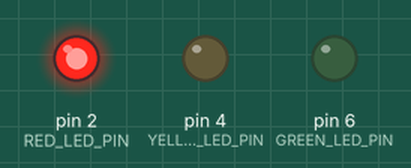
The sketch below on a simulated Arduino Uno, built with avr-gcc and run on an emulated ATmega328P. On the bench: output pins drawn as LEDs (lit = HIGH).

Above: at 1.5 s.
At 6.0 s:
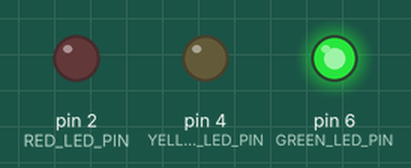
At 8.2 s:
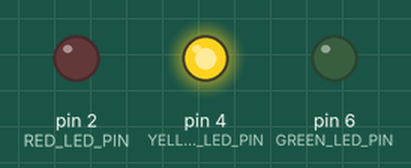
Timing chart, 0 to 11.7 s (numbered marks = the images above):
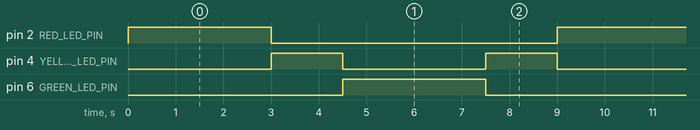

Measured:
- by itself, pin 2 (RED_LED_PIN), pin 6 (GREEN_LED_PIN): alternates HIGH for 3.0 s and LOW for 6.0 s
- by itself, pin 4 (YELLOW_LED_PIN): alternates HIGH for 1.5 s and LOW for 3.0 s
- by itself, everything shown: repeats every 9.0 s, in 4 steps

The sketch:

Traffic_Light_System.ino
```cpp
/*
 * Traffic Light System - Arduino UNO
 *
 * Simulates a standard traffic light cycle using three LEDs:
 *   Red    -> Arduino Pin 2
 *   Yellow -> Arduino Pin 4
 *   Green  -> Arduino Pin 6
 *
 * Cycle: Red (3s) -> Yellow (1.5s) -> Green (3s) -> Yellow (1.5s) -> repeat
 *
 * Each LED is connected through a 220 ohm resistor to GND.
 *
 * Reference: https://pimylifeup.com/arduino-traffic-light-project/
 */

// --- Pin assignments ---
const int RED_LED_PIN    = 2;
const int YELLOW_LED_PIN = 4;
const int GREEN_LED_PIN  = 6;

// --- Timing constants (milliseconds) ---
const int RED_DURATION    = 3000;
const int YELLOW_DURATION = 1500;
const int GREEN_DURATION  = 3000;

// --- Arduino setup: configure LED pins as outputs ---
void setup() {
  pinMode(RED_LED_PIN, OUTPUT);
  pinMode(YELLOW_LED_PIN, OUTPUT);
  pinMode(GREEN_LED_PIN, OUTPUT);
}

// --- Main loop: cycle through traffic light states ---
void loop() {
  showRed();
  delay(RED_DURATION);

  showYellow();
  delay(YELLOW_DURATION);

  showGreen();
  delay(GREEN_DURATION);

  showYellow();
  delay(YELLOW_DURATION);
}

// --- Light state functions ---

void showRed() {
  digitalWrite(RED_LED_PIN, HIGH);
  digitalWrite(YELLOW_LED_PIN, LOW);
  digitalWrite(GREEN_LED_PIN, LOW);
}

void showYellow() {
  digitalWrite(RED_LED_PIN, LOW);
  digitalWrite(YELLOW_LED_PIN, HIGH);
  digitalWrite(GREEN_LED_PIN, LOW);
}

void showGreen() {
  digitalWrite(RED_LED_PIN, LOW);
  digitalWrite(YELLOW_LED_PIN, LOW);
  digitalWrite(GREEN_LED_PIN, HIGH);
}
```
